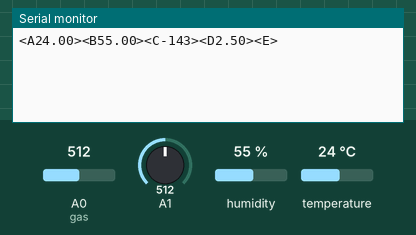
Recording of a sketch running on a simulated Arduino Uno, built with avr-gcc and run on an emulated ATmega328P. On the bench: the last lines printed to the serial monitor. The test bench sets the inputs (shaded band); at power-on: humidity 55 %, A0 (gas) = 512, A1 = 512, temperature 24 °C.

Above: at 1.2 s.
1.3 s: humidity set to 22 %
At 2.6 s:
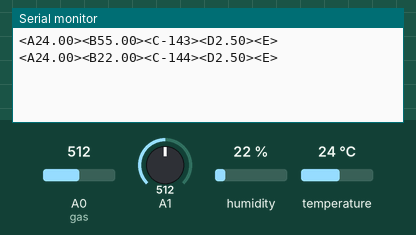
2.8 s: A0 (gas) set to 716
At 4.2 s:
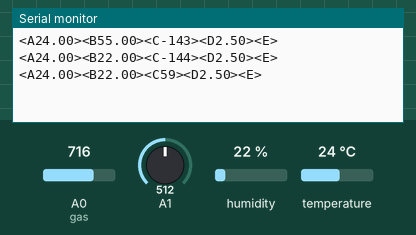
4.3 s: A1 set to 716
5.8 s: temperature set to 12 °C
At 7.0 s:
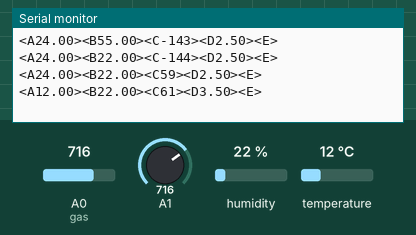
7.3 s: A0 (gas) set to 992
At 8.6 s:
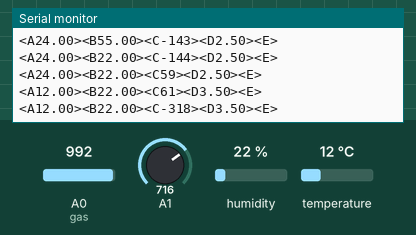
8.8 s: A1 set to 992
At 10.9 s:
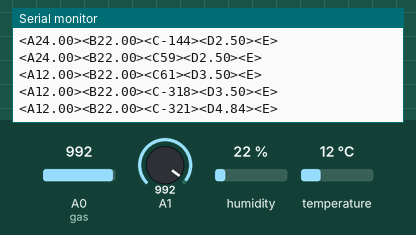
Timing chart, 0 to 11.3 s (numbered marks = the images above; inputs shaded):
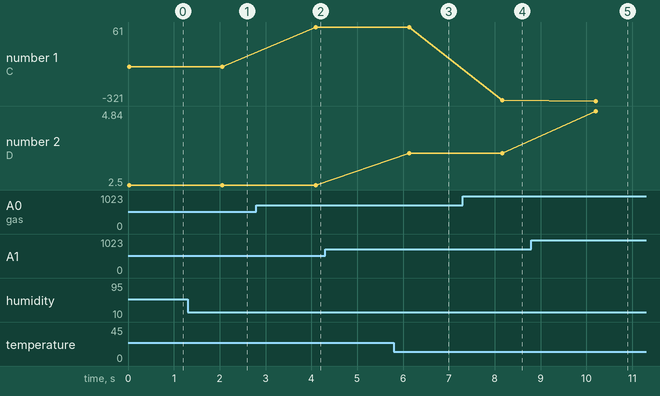

Measured:
- after the input at 1.3 s, the serial monitor: prints a new line after 0.76 s (image 1)
- after the input at 2.8 s, the serial monitor: prints a new line after 1.3 s (image 2)
- after the input at 5.8 s, the serial monitor: prints a new line after 0.33 s (image 3)
- after the input at 7.3 s, the serial monitor: prints a new line after 0.87 s (image 4)
- after the input at 8.8 s, the serial monitor: prints a new line after 1.4 s (image 5)
- plotted number 1: -144 → 59 after the input at 2.8 s, 61 → -318 after the input at 7.3 s
- plotted number 2: 3.5 → 4.84 after the input at 8.8 s

The sketch:

config_Arduino.ino
```cpp
// Initializing variables
int gas = A0;
int sensorValue;

int analog_value;
float input_voltage = 0.0;

// Importing DHT library for Arduino
#include "DHT.h"

// Defining pin for DHT sensor on Arduino board
#define DHTPIN A2

// Defining DHT11 sensor used in project to detect temperature and humidity
#define DHTTYPE DHT11
DHT dht(DHTPIN, DHTTYPE);

// Variables to store values for humidity and temperature
float h,t;

// Function to read sensor value of MQ9 gas sensor
void Gas_read()
{
  //Average
  for(int x = 0 ; x < 100 ; x++)
  {
    sensorValue = sensorValue + analogRead(gas);
  }
  sensorValue = sensorValue/100.0;
  Serial.print("<C");Serial.print(sensorValue);Serial.print(">");
}

// Function to read value from Solar cell in Volts
void read_solar()
{
   analog_value = analogRead(A1);
   input_voltage = (analog_value * 5.0) / 1024.0;


   if (input_voltage < 0.1)
   {
     input_voltage=0.0;
   }
   Serial.print("<D");Serial.print(input_voltage);Serial.print(">");
}

// Function to read values of temperature and humidity from DHT11
void temp_read()
{
  h = dht.readHumidity();
  // Read temperature as Celsius (the default)
  t = dht.readTemperature();
  Serial.print("<A");Serial.print(t);Serial.print(">");
  Serial.print("<B");Serial.print(h);Serial.print(">");
}


void setup()
{
  Serial.begin(9600);
  dht.begin();
}

void loop()
{
 temp_read();
 Gas_read();
 read_solar();
 Serial.println("<E>");
 delay(2000);
}
```
